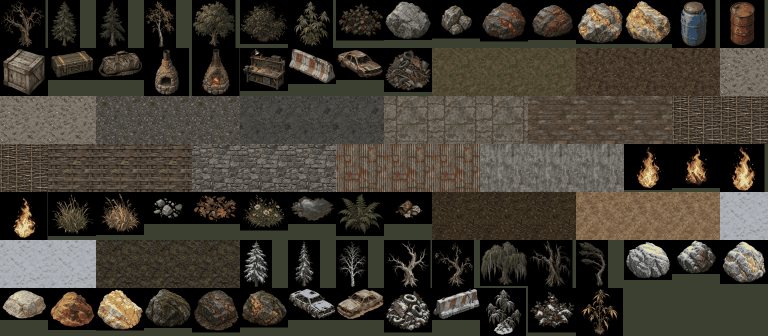
#> input picture assets/global_palette.png, 1536 x 672 px (shown at 1/2 size)
$ python -i pixelize-video.py   (imports and definitions only)
#> lines starting #> are read from the running program, lines starting #| are printed output that depends on the picture
# Видео → пиксель-арт «как спрайты игры»: плоские пятна, крупный пиксель, одна палитра на весь ролик, тёмный контур, 12 к/с.
# python scripts/pixelize-video.py вход.mp4 выход.mp4 [ширина=180] [цветов=24]
import os, subprocess, sys, tempfile, shutil
from PIL import Image, ImageFilter, ImageChops, ImageOps

src, dst = sys.argv[1], sys.argv[2]
W = int(sys.argv[3]) if len(sys.argv) > 3 else 180
NC = int(sys.argv[4]) if len(sys.argv) > 4 else 24
FPS, UP = 12, 6
ff = shutil.which('ffmpeg')
tmp = tempfile.mkdtemp()
# [1 line not run here, left out]
frames = sorted(f for f in os.listdir(tmp) if f.endswith('.png'))


def flat(im):
    # сгладить фактуру видео до пятен: сначала уменьшить вдвое больше цели, там сильная медиана (дёшево), потом к цели
    h = round(im.height * W / im.width)
    im = im.resize((W * 3, h * 3), Image.BOX)
    for _ in range(3):
        im = im.filter(ImageFilter.MedianFilter(5))
    im = ImageOps.autocontrast(im, cutoff=1)
    return im.resize((W, h), Image.BOX)


def clean(q):
    # одиночные пиксели — к большинству соседей (пятна вместо «песка»)
    return q.filter(ImageFilter.ModeFilter(3))


# одна палитра на весь ролик — из нескольких кадров, иначе цвета мерцают
# [1 line not run here, left out]
# [1 line that did not run here, left out]
y = 0
# [2 lines not run here, left out]
# [1 line that did not run here, left out]

# [16 lines not run here, left out]

>>> import cv2
>>> picture = cv2.imread('../assets/global_palette.png', cv2.IMREAD_GRAYSCALE)
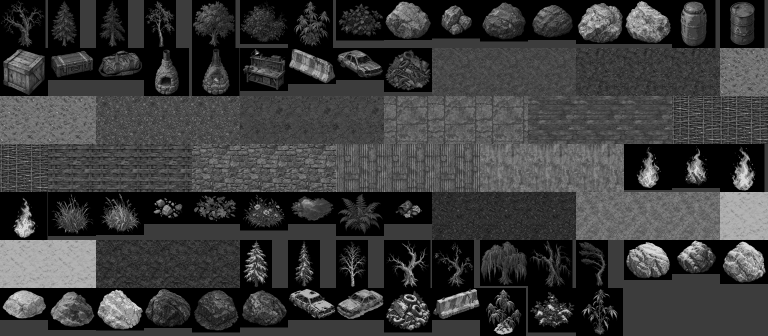
#> picture: shape (672, 1536) (shown at 1/2 size); min 0, max 215, mean 58.3
#> (the run stopped early here; a loop or call above may not have finished)
